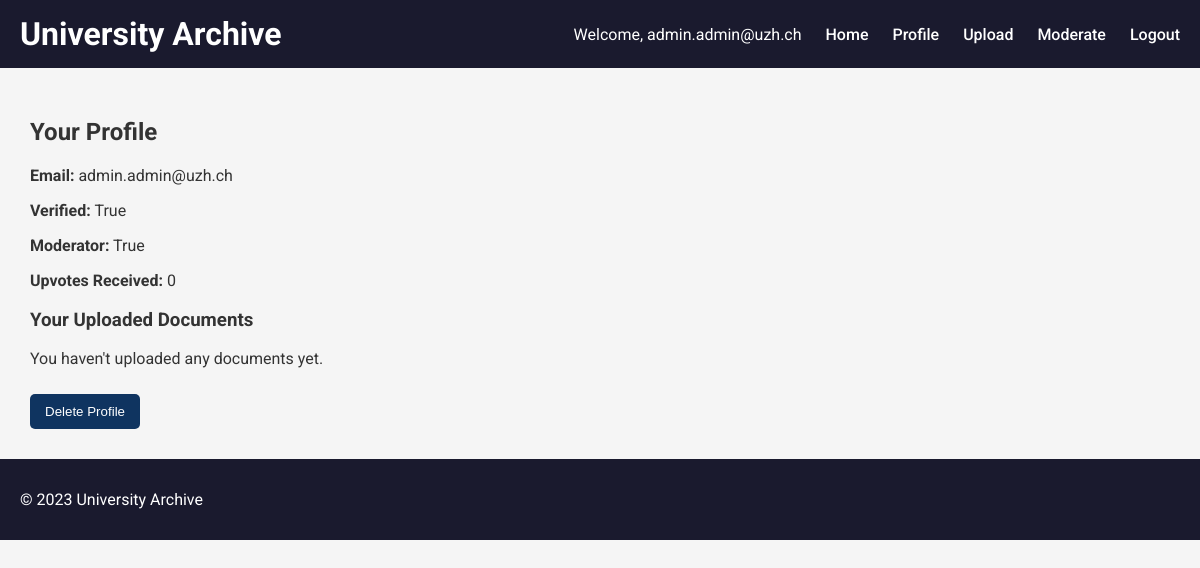
Page /profile/ (signed in) on the committed database.
### archive_app/models.py (models this page shows, shortened)
class User(AbstractBaseUser):
    email = models.EmailField(unique=True)
    is_verified = models.BooleanField(default=False)
    is_moderator = models.BooleanField(default=False)
    is_active = models.BooleanField(default=True)
    is_admin = models.BooleanField(default=False)
    objects = UserManager()
    USERNAME_FIELD = 'email'
    REQUIRED_FIELDS = []

### archive_app/views.py (the view)
# urls.py: path('profile/', views.profile, name='profile'),
@login_required
def profile(request):
    if not request.user.is_verified:
        return redirect('verification_required')
    total_upvotes = request.user.uploaded_documents.aggregate(total_upvotes=Count('upvotes'))['total_upvotes']
    return render(request, 'profile.html', {
        'user': request.user,
        'total_upvotes': total_upvotes,
    })

### archive_app/templates/profile.html (shortened to what this page needs)
{% extends 'base.html' %}
{% block content %}
<div class="profile-container">
    <h2>Your Profile</h2>
    <p><strong>Email:</strong> {{ user.email }}</p>
    <p><strong>Verified:</strong> {{ user.is_verified }}</p>
    <p><strong>Moderator:</strong> {{ user.is_moderator }}</p>
    <p><strong>Upvotes Received:</strong> {{ total_upvotes }}</p>
    <h3>Your Uploaded Documents</h3>
    {% if user.uploaded_documents.all %}
        <ul class="document-list">
            {% for doc in user.uploaded_documents.all %}
                <li class="document-item">
                    <p>{{ doc.subject.name }} - {{ doc.year }} {{ doc.semester }} - {{ doc.get_type_display }}</p>
                    <p>Upvotes: {{ doc.upvote_count }}</p>
                </li>
            {% endfor %}
        </ul>
    {% else %}
        <p>You haven't uploaded any documents yet.</p>
    {% endif %}
    <form method="post" action="{% url 'delete_profile' %}">
        <button type="submit" class="btn delete-btn">Delete Profile</button>
    </form>
</div>
{% endblock %}

### archive_app/templates/base.html (shortened to what this page needs)
{% load static %}
<!DOCTYPE html>
<html lang="en">
<head>
    <link rel="stylesheet" href="{% static 'css/style.css' %}">
</head>
<body>
    <header>
        <div class="navbar">
            <div class="logo">
                <h1>University Archive</h1>
            </div>
            <div class="nav-links">
                {% if user.is_authenticated %}
                    <span>Welcome, {{ user.email }}</span>
                    <a href="{% url 'home' %}">Home</a>
                    <a href="{% url 'profile' %}">Profile</a>
                    <a href="{% url 'upload_document' %}">Upload</a>
                    {% if user.is_moderator %}
                        <a href="{% url 'approve_documents' %}">Moderate</a>
                    {% endif %}
                    <a href="{% url 'logout' %}">Logout</a>
                {% else %}
                    <a href="{% url 'login' %}">Login</a>
                    <a href="{% url 'register' %}">Register</a>
                {% endif %}
            </div>
        </div>
    </header>
    <main>
        {% block content %}
        {% endblock %}
    </main>
    <footer>
        <p>&copy; 2023 University Archive</p>
    </footer>
</body>
</html>

### archive_app/static/css/style.css (style rules this page uses)
:root { --primary-color: #1a1a2e; --secondary-color: #e94560; --accent-color: #0f3460; --text-color: #333; --background-color: #f5f5f5; --light-color: #fff; }
body { margin: 0; font-family: 'Roboto', sans-serif; background-color: var(--background-color); color: var(--text-color); }
header, footer { background-color: var(--primary-color); color: var(--light-color); padding: 15px 20px; }
.navbar { display: flex; justify-content: space-between; align-items: center; }
.nav-links a { color: var(--light-color); margin-left: 20px; text-decoration: none; font-weight: 500; transition: color 0.3s; }
.logo h1 { margin: 0; }
main { padding: 30px; }
.btn { display: inline-block; margin-top: 10px; padding: 10px 15px; border: none; border-radius: 5px; text-decoration: none; background-color: var(--accent-color); color: var(--light-color); cursor: pointer; transition: background-color 0.3s; }

### rows in the picture
User: email "admin.admin@uzh.ch", is_verified "True", is_moderator "True"

### other values in the picture
{{ total_upvotes }} "0"
